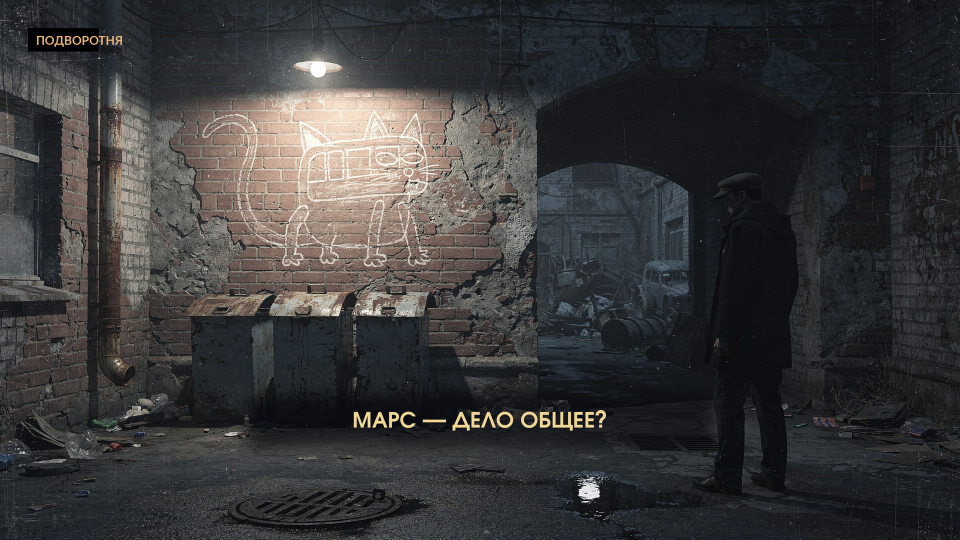
#> input picture assets/final/prolog/s1.png, 1920 x 1080 px, found by its file name (shown at 1/2 size); its folder holds 4 pictures in this run
$ python _prolog_frames_check.py
#> lines starting #> are read from the running program, lines starting #| are printed output that depends on the picture
# -*- coding: utf-8 -*-
"""Проверка кадров-моков: яркость/контраст (не пустые ли)."""
import os
import numpy as np
from PIL import Image
HERE = os.path.dirname(os.path.abspath(__file__))
S = os.path.join(HERE, "assets", "mock", "prolog")
for n in ("s1", "s2", "s3", "s4", "s5", "s6"):
    a = np.asarray(Image.open(os.path.join(S, n + ".png")).convert("L"), dtype=np.float32)
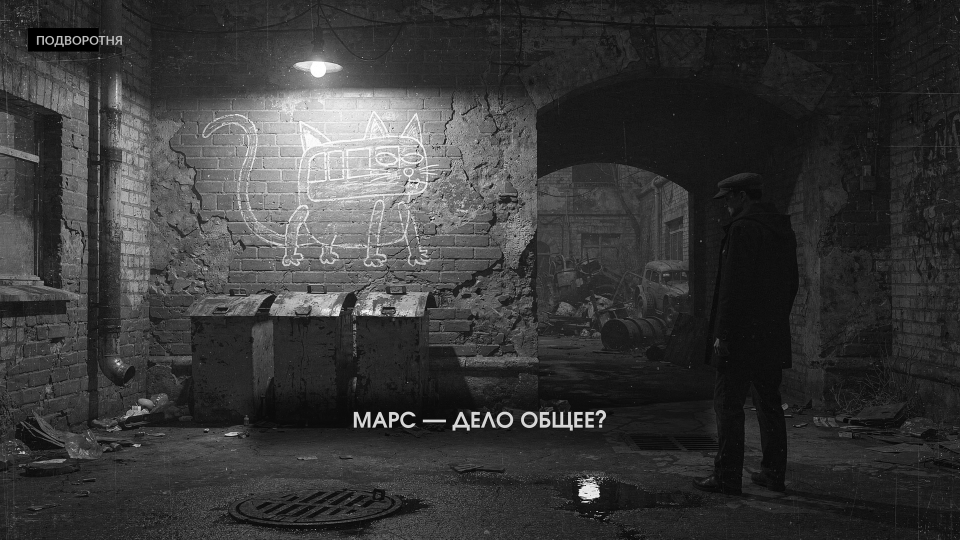
#> a: shape (1080, 1920) float32 (shown at 1/2 size); min 0, max 255, mean 56.6
    print(f"{n}: mean={a.mean():6.1f} std={a.std():6.1f} min={a.min():3.0f} max={a.max():3.0f} "
          f"dark%={100*(a<25).mean():4.1f}")
#| s1: mean=  56.6 std=  45.9 min=  0 max=255 dark%=21.0
#> (the run stopped early here; a loop or call above may not have finished)
